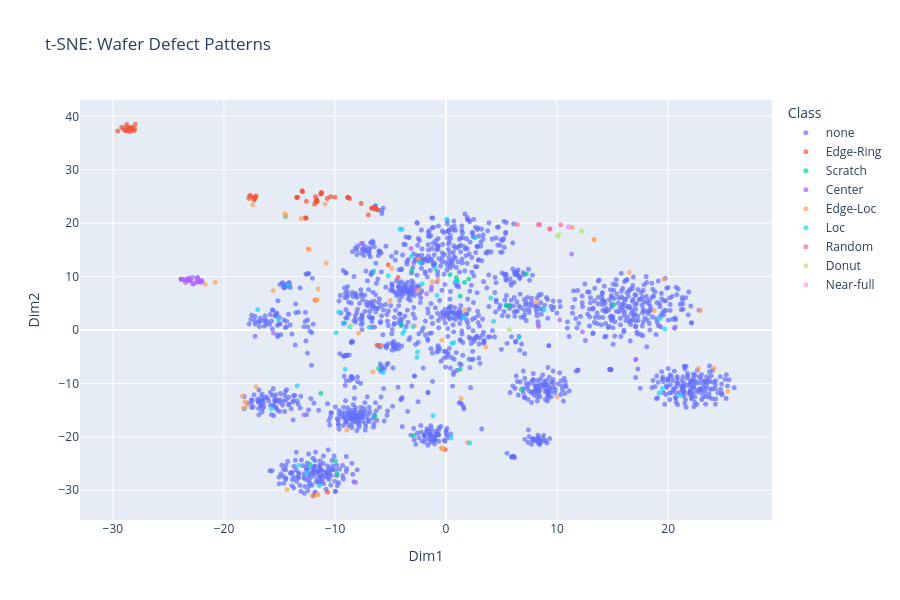

The notebook cell this image was saved under:
### Markdown cell above
### 5.2 t-SNE Visualization

### Code cell
print("Performing t-SNE (this may take a few minutes)...")
tsne = TSNE(n_components=2, random_state=42, perplexity=30, max_iter=1000)
tsne_features = tsne.fit_transform(features)

tsne_df = pd.DataFrame({
    'Dim1': tsne_features[:, 0],
    'Dim2': tsne_features[:, 1],
    'Class': labels
})

fig = px.scatter(
    tsne_df, 
    x='Dim1', 
    y='Dim2', 
    color='Class',
    title='t-SNE: Wafer Defect Patterns',
    width=900,
    height=600,
    opacity=0.7
)

fig.update_traces(marker=dict(size=5))
fig.write_html('../outputs/visualizations/tsne_visualization.html')
fig.show()

### Figure 1 — Plotly figure (JSON) as saved in the notebook; plotly's stock layout.template omitted (floating-point values rounded to 4 significant figures; data arrays with more than 128 entries replaced by an {"elided": "..."} marker saying what was removed)
{"data": [{"hovertemplate": "Class=none<br>Dim1=%{x}<br>Dim2=%{y}<extra></extra>", "legendgroup": "none", "marker": {"color": "#636efa", "opacity": 0.7, "size": 5, "symbol": "circle"}, "mode": "markers", "name": "none", "showlegend": true, "type": "scattergl", "x": {"elided": "1702 float values"}, "xaxis": "x", "y": {"elided": "1702 float values"}, "yaxis": "y"}, {"hovertemplate": "Class=Edge-Ring<br>Dim1=%{x}<br>Dim2=%{y}<extra></extra>", "legendgroup": "Edge-Ring", "marker": {"color": "#EF553B", "opacity": 0.7, "size": 5, "symbol": "circle"}, "mode": "markers", "name": "Edge-Ring", "showlegend": true, "type": "scattergl", "x": [-11.73, -11.22, -11.83, -17.19, -17.17, -11.68, -6.565, -17.25, -28.08, -4.321, -11.67, -0.06901, -12.93, -8.805, -17.27, -8.869, -13.41, -13.46, -10.68, -28.59, -10.4, -28.47, -17.26, -11.66, -8.814, -28.27, -28.76, -17.25, -8.822, -11.97, -17.76, -7.649, -28.29, -11.79, -11.76, -13.39, -17.25, -6.178, -6.403, -12.67, -6.462, -17.61, -28.57, -11.61, -17.33, -17.1, -8.836, -17.23, -27.98, -28.23, -28.57, -6.153, -17.24, -11.64, -29.07, -6.296, -28.57, -28.03, -11.67, -28.48, -17.24, -28.57, -11.63, -28.58, -28.81, -11.22, -17.27, -6.658, -28.37, -11.64, -12.97, -28.47, -12.57, -6.712, -17.71, -12.61, -28.76, -12.95, -28.51, -28.49, -11.62, -29.21, -17.26, -11.22, -28.68, -17.25, -28.28, -11.28, -12.61, -10.69, -17.28, -17.22, -11.23, -10.01, -13.4, -5.205, -6.999, -28.43, -28.57, -11.66, -28.9, -28.34, -28.48, -28.49, -6.218, -17.26, -8.677, -17.22, -29.57], "xaxis": "x", "y": [24.14, 25.72, 23.55, 24.82, 24.79, 24.13, 22.79, 24.76, 37.31, 9.837, 24.13, -22.38, 25.88, 24.78, 24.66, 24.8, 24.83, 24.84, -30.35, 37.79, 24.96, 37.67, 24.72, 24.41, 24.79, 37.55, 38.47, 24.75, 24.79, -31.05, 24.64, 23.69, 37.93, 5.564, 24.97, 24.84, 24.69, 22.52, 22.84, 20.98, 22.66, 25.21, 37.68, 24.11, 24.78, 25.1, 24.83, 24.72, 38.55, 37.64, 37.82, 22.48, 24.6, 24.1, 37.6, 22.69, 37.55, 37.69, 24.15, 37.87, 24.68, 37.72, 24.17, 37.58, 37.95, 25.53, 24.75, 22.83, 37.67, 24.14, 26.01, 37.12, 24.1, 22.81, 25.05, 20.97, 37.39, 26.05, 37.71, 37.67, 24.13, 37.98, 24.76, 25.72, 37.3, 24.76, 37.77, 25.45, 20.95, 24.62, 24.34, 24.73, 25.72, 24.87, 24.82, 12.2, 21.55, 37.7, 37.66, 23.98, 37.36, 37.74, 37.69, 37.81, -2.838, 24.77, 24.6, 24.74, 37.24], "yaxis": "y"}, {"hovertemplate": "Class=Scratch<br>Dim1=%{x}<br>Dim2=%{y}<extra></extra>", "legendgroup": "Scratch", "marker": {"color": "#00cc96", "opacity": 0.7, "size": 5, "symbol": "circle"}, "mode": "markers", "name": "Scratch", "showlegend": true, "type": "scattergl", "x": [0.9941, 6.774, 5.427, -6.404, 1.274, 0.3576, -12.25, -2.9, -14.46, -9.813, 2.046, 7.235, 5.424, -9.984, 5.663, 0.9295, 15.11, 1.269, -3.086, -11.27, -4.026, 1.661, -6.065], "xaxis": "x", "y": [9.224, -11.12, 4.616, -16.14, 6.346, 10.35, -25.15, -19.76, 21.27, -26.96, 9.568, 10.53, 4.604, -24.48, 4.555, 9.831, 4.765, -7.331, 11.13, -11.84, 1.008, 8.926, -7.182], "yaxis": "y"}, {"hovertemplate": "Class=Center<br>Dim1=%{x}<br>Dim2=%{y}<extra></extra>", "legendgroup": "Center", "marker": {"color": "#ab63fa", "opacity": 0.7, "size": 5, "symbol": "circle"}, "mode": "markers", "name": "Center", "showlegend": true, "type": "scattergl", "x": [-3.14, -23.82, 11.31, 8.295, -7.629, -12.8, -23.84, -22.23, -23.29, -23.81, -23.19, -23.12, -22.14, -22.99, 10.24, -8.142, 8.339, -22.16, -2.661, -1.75, -23.11, -23.46, -0.8168, -23.26, -22.82, -23.53, -22.4, -22.0, -22.46, 17.08, 12.28, 20.64, -22.43, -1.315, -15.53, -21.96, -22.83, 17.09, -23.25, -23.87, -22.68, -22.07, -22.25, -23.68, -23.11, -22.36], "xaxis": "x", "y": [15.27, 9.49, 14.22, 0.969, 16.19, -15.87, 9.482, 9.065, 9.327, 9.513, 9.42, 9.66, 8.927, 9.255, 1.885, -28.52, 0.6649, 9.136, 7.652, 6.784, 9.445, 8.898, 9.021, 9.622, 8.632, 9.423, 9.027, 9.271, 9.08, -5.502, -0.327, 0.5548, 9.729, 8.097, -0.5899, 8.978, 9.866, -5.511, 9.379, 9.561, 8.689, 9.154, 9.119, 9.495, 9.255, 9.826], "yaxis": "y"}, {"hovertemplate": "Class=Edge-Loc<br>Dim1=%{x}<br>Dim2=%{y}<extra></extra>", "legendgroup": "Edge-Loc", "marker": {"color": "#FFA15A", "opacity": 0.7, "size": 5, "symbol": "circle"}, "mode": "markers", "name": "Edge-Loc", "showlegend": true, "type": "scattergl", "x": [1.339, -12.39, -17.41, 13.32, 8.129, -11.53, -18.24, 13.35, -10.89, 16.5, -14.41, -0.7226, -17.09, 11.33, -13.06, -17.91, -11.52, 9.986, -5.792, -12.35, -1.267, -11.69, 22.9, -2.833, -5.044, -14.32, -0.3669, 18.75, -18.33, -4.894, 24.14, -2.45, -11.6, -0.3232, -2.477, 3.589, 25.39, -15.58, -20.79, -6.582, -10.79, 11.34, -18.13, 19.6, -7.872, 1.689, 22.74, -11.6, -0.4118, -0.3699, -21.68, 1.909, -8.929, -14.52, -12.4], "xaxis": "x", "y": [-12.8, 15.21, 23.41, 16.95, 5.193, -30.84, -14.59, 16.89, 23.58, 10.78, 21.44, 9.33, -10.63, 19.22, 20.86, -14.01, 7.71, -12.52, -2.965, 15.04, 8.997, 5.536, 3.665, 0.8251, 5.521, -29.91, -1.901, 3.651, -12.38, 11.53, -7.135, 7.414, -30.74, -22.11, 13.33, -3.149, -11.52, 7.37, 8.923, -7.82, 12.52, 19.23, -13.44, 9.489, -0.5442, 3.699, -7.195, 5.666, -22.07, -22.26, 8.57, -21.08, -18.75, 21.73, 15.13], "yaxis": "y"}, {"hovertemplate": "Class=Loc<br>Dim1=%{x}<br>Dim2=%{y}<extra></extra>", "legendgroup": "Loc", "marker": {"color": "#19d3f3", "opacity": 0.7, "size": 5, "symbol": "circle"}, "mode": "markers", "name": "Loc", "showlegend": true, "type": "scattergl", "x": [-2.328, 19.49, -15.11, 19.26, -9.656, -0.9739, -13.4, -2.56, 6.555, -12.5, 2.145, 2.594, -9.892, 1.574, -2.148, -3.086, -6.508, -0.8128, -9.179, -13.27, -6.933, -3.901, -3.971, 21.08, 4.033, -11.41, -4.158, -14.21, -2.625, 8.832, -16.97, -3.758, -2.967, 0.464, 0.8796, 19.7, -9.085, 0.703, -5.659, -1.175, 0.0727, -5.201, 19.19, -15.72, 0.5194, -8.646, 4.279, 0.9352], "xaxis": "x", "y": [12.6, -10.95, 1.907, 2.142, 3.361, 11.55, -10.46, -4.129, -1.464, -26.65, -21.15, 17.27, -0.5223, 2.472, 8.65, 13.86, 11.03, 6.494, 1.309, -25.32, 0.4877, -0.6309, 18.84, -12.28, 5.983, -29.12, 18.89, 8.385, -5.115, 3.779, 3.83, -0.1199, 0.6516, -20.21, 9.073, 0.1618, -7.351, -2.349, -7.956, -16.06, 20.75, 10.13, -11.8, -14.73, -2.496, 0.604, 1.638, 9.233], "yaxis": "y"}, {"hovertemplate": "Class=Random<br>Dim1=%{x}<br>Dim2=%{y}<extra></extra>", "legendgroup": "Random", "marker": {"color": "#FF6692", "opacity": 0.7, "size": 5, "symbol": "circle"}, "mode": "markers", "name": "Random", "showlegend": true, "type": "scattergl", "x": [6.415, 10.33, 8.317, 9.356, 8.43, 9.344], "xaxis": "x", "y": [19.73, 19.7, 19.73, 18.91, 19.72, 18.91], "yaxis": "y"}, {"hovertemplate": "Class=Donut<br>Dim1=%{x}<br>Dim2=%{y}<extra></extra>", "legendgroup": "Donut", "marker": {"color": "#B6E880", "opacity": 0.7, "size": 5, "symbol": "circle"}, "mode": "markers", "name": "Donut", "showlegend": true, "type": "scattergl", "x": [10.05, 5.705, 12.23, 12.18, 10.19, 10.04, -8.527, 5.702], "xaxis": "x", "y": [17.62, 0.0979, 18.53, 18.55, 17.85, 17.58, 0.8459, 0.105], "yaxis": "y"}, {"hovertemplate": "Class=Near-full<br>Dim1=%{x}<br>Dim2=%{y}<extra></extra>", "legendgroup": "Near-full", "marker": {"color": "#FF97FF", "opacity": 0.7, "size": 5, "symbol": "circle"}, "mode": "markers", "name": "Near-full", "showlegend": true, "type": "scattergl", "x": [11.03, 11.04, 11.02], "xaxis": "x", "y": [19.24, 19.26, 19.27], "yaxis": "y"}], "layout": {"height": 600, "legend": {"title": {"text": "Class"}, "tracegroupgap": 0}, "title": {"text": "t-SNE: Wafer Defect Patterns"}, "width": 900, "xaxis": {"anchor": "y", "domain": [0, 1], "title": {"text": "Dim1"}}, "yaxis": {"anchor": "x", "domain": [0, 1], "title": {"text": "Dim2"}}}}
